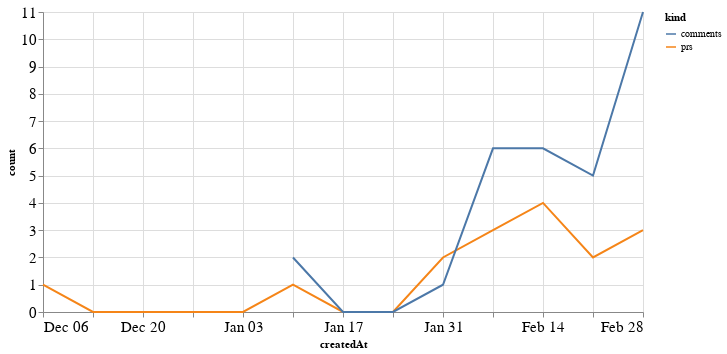

Notebook code cell kept with this figure:
### Code cell
alt.Chart(total_time, width=600).mark_line().encode(
    x='createdAt',
    y='count',
    color='kind'
)

### Figure 1 — Vega-Lite specification as saved in the notebook (floating-point values rounded to 4 significant figures)
{"config": {"axisLeft": {"labelFontSize": 15}, "axisBottom": {"labelFontSize": 15}}, "data": {"name": "data-75c972e3a3581ca004b625ccc9f86870"}, "mark": "line", "encoding": {"color": {"type": "nominal", "field": "kind"}, "x": {"type": "temporal", "field": "createdAt"}, "y": {"type": "quantitative", "field": "count"}}, "width": 600, "$schema": "https://vega.github.io/schema/vega-lite/v4.8.1.json", "datasets": {"data-75c972e3a3581ca004b625ccc9f86870": [{"createdAt": "2020-12-06T00:00:00", "kind": "prs", "count": 1.0}, {"createdAt": "2020-12-13T00:00:00", "kind": "prs", "count": 0.0}, {"createdAt": "2020-12-20T00:00:00", "kind": "prs", "count": 0.0}, {"createdAt": "2020-12-27T00:00:00", "kind": "prs", "count": 0.0}, {"createdAt": "2021-01-03T00:00:00", "kind": "prs", "count": 0.0}, {"createdAt": "2021-01-10T00:00:00", "kind": "prs", "count": 1.0}, {"createdAt": "2021-01-17T00:00:00", "kind": "prs", "count": 0.0}, {"createdAt": "2021-01-24T00:00:00", "kind": "prs", "count": 0.0}, {"createdAt": "2021-01-31T00:00:00", "kind": "prs", "count": 2.0}, {"createdAt": "2021-02-07T00:00:00", "kind": "prs", "count": 3.0}, {"createdAt": "2021-02-14T00:00:00", "kind": "prs", "count": 4.0}, {"createdAt": "2021-02-21T00:00:00", "kind": "prs", "count": 2.0}, {"createdAt": "2021-02-28T00:00:00", "kind": "prs", "count": 3.0}, {"createdAt": "2020-12-06T00:00:00", "kind": "comments", "count": null}, {"createdAt": "2020-12-13T00:00:00", "kind": "comments", "count": null}, {"createdAt": "2020-12-20T00:00:00", "kind": "comments", "count": null}, {"createdAt": "2020-12-27T00:00:00", "kind": "comments", "count": null}, {"createdAt": "2021-01-03T00:00:00", "kind": "comments", "count": null}, {"createdAt": "2021-01-10T00:00:00", "kind": "comments", "count": 2.0}, {"createdAt": "2021-01-17T00:00:00", "kind": "comments", "count": 0.0}, {"createdAt": "2021-01-24T00:00:00", "kind": "comments", "count": 0.0}, {"createdAt": "2021-01-31T00:00:00", "kind": "comments", "count": 1.0}, {"createdAt": "2021-02-07T00:00:00", "kind": "comments", "count": 6.0}, {"createdAt": "2021-02-14T00:00:00", "kind": "comments", "count": 6.0}, {"createdAt": "2021-02-21T00:00:00", "kind": "comments", "count": 5.0}, {"createdAt": "2021-02-28T00:00:00", "kind": "comments", "count": 11.0}]}}
